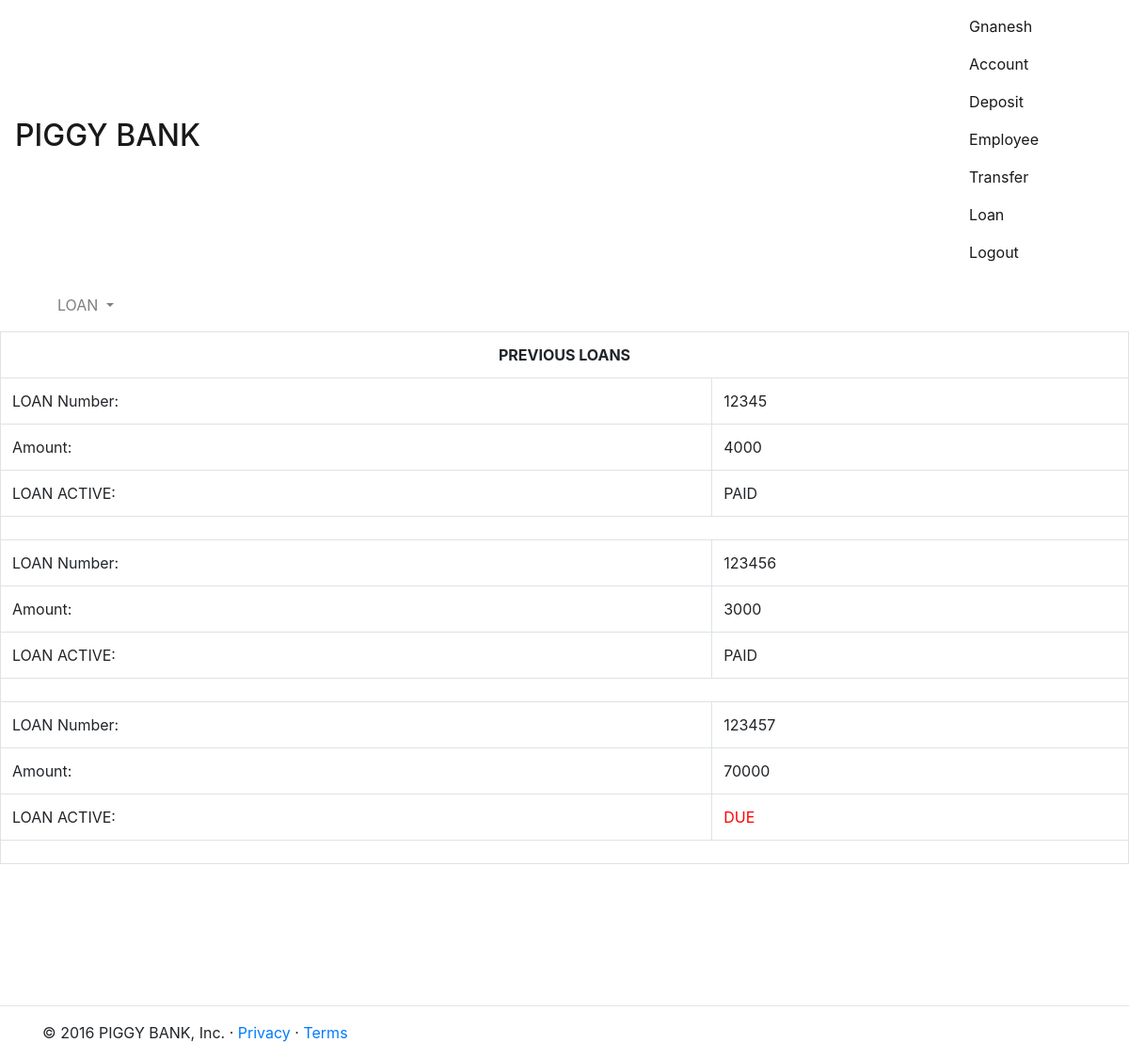
The page /loan.php?loan_task=prev (signed in) on the database its author committed.
### tables this page shows
CREATE TABLE `loan` (
  `loan_number` int(11) NOT NULL AUTO_INCREMENT,
  `customer_id` int(11) DEFAULT NULL,
  `amount` int(11) NOT NULL,
  `account_number` int(11) DEFAULT NULL,
  `loan_active` int(1) DEFAULT '0',
  PRIMARY KEY (`loan_number`)
);

### usr_funcs.php (the view, shortened to what this page needs)
<?php
function do_header($title){
    ?>
  <!DOCTYPE html>
  <html>
  <head>
    <link rel="stylesheet" href="https://maxcdn.bootstrapcdn.com/bootstrap/4.0.0-alpha.5/css/bootstrap.min.css">
  </head>
  <body>
    <?php
}
    ?>
        <?php
function do_footer(){
    ?>
          <hr class='temp2'>
          <div class="container marketing">
            <footer>
              <p>&copy; 2016 PIGGY BANK, Inc. &middot; <a href="#">Privacy</a> &middot; <a href="#">Terms</a></p>
            </footer>
          </div>
  </body>
  </html>
  <?php
}
    ?>
    <?php
function do_menu($user){
    ?>
      <nav class="navbar navbar-light bg-faded">
        <div class="navbar-header"> <span class="sr-only">Toggle navigation</span> <span class="icon-bar"></span> <span class="icon-bar"></span> <span class="icon-bar"></span>
          <a class="navbar-brand" href="main.php">
            <h2>PIGGY BANK</h2> </a>
        </div>
        <div style="float:right;padding-right:80px;">
          <div class="nav navbar-nav"> <span class="nav-item nav-link active">
                            <?php echo ucfirst($user); ?>
                        </span> <a class="nav-item nav-link active" href="account.php">Account</a> <a class='nav-item nav-link active' href='deposit.php'>Deposit</a> <a class="nav-item nav-link active" href="employee.php">Employee</a>
              <?php
                        if($_SESSION['user_type']!='employee'){
                            ?><a class="nav-item nav-link active" href="transfer.php">Transfer</a><a class="nav-item nav-link active" href="loan.php">Loan</a>
                <?php
                        }
            ?> <a class="nav-item nav-link active" href="logout.php">Logout</a> </div>
        </div>
      </nav>
      <?php
}
    ?>
            <?php
function do_loan_menu(){
    ?>
              <div class='container'>
                <nav class="navbar navbar-light bg-faded">
                  <ul class="nav navbar-nav">
                    <li class="nav-item dropdown"> <a class="nav-link dropdown-toggle" href="http://example.com" id="navbarDropdownMenuLink" data-toggle="dropdown" aria-haspopup="true" aria-expanded="false">
        LOAN
      </a>
                    </li>
                  </ul>
                </nav>
              </div>
              <?php
}
    ?>
                  <?php
function loan_prev(){
  global $mysqli;
  ?>
                    <table class='table table-bordered'>
                      <tr>
                        <th colspan='2' class='table-inverse'>
                          <center>PREVIOUS LOANS</center>
                        </th>
                      </tr>
                      <?php
  try{
    $sql="SELECT * FROM loan where account_number=".$_SESSION['valid_user_account_number'];
    if($result=$mysqli->query($sql)){
      if($result->num_rows>0){
        while($row=$result->fetch_array()){
                    ?>
                        <tr>
                          <td>LOAN Number: </td>
                          <td>
                            <?php echo $row[0]; ?>
                          </td>
                        </tr>
                        <tr>
                          <td>Amount: </td>
                          <td>
                            <?php echo $row[2]; ?>
                          </td>
                        </tr>
                        <tr>
                          <td>LOAN ACTIVE: </td>
                          <td>
                            <?php if($row[4]==0){echo "PAID";}else{echo "<span style='color:red;'>DUE</span>";}?> </td>
                        </tr>
                        <tr>
                          <td colspan='2'></td>
                        </tr>
                        <?php
                }
      }else{
        throw new Exception("No Loans Yet");
      }
    }else{
      throw new Exception ("Can't Execute Query");
    }
  }catch(Exception $e){
    do_exp_content($e->getMessage());
  }
  echo "</table>";
}
    ?>

### usr_funcs.php (style rules this page uses)
.temp1, .temp2 { margin-top: 150px; }

### rows shown on the page
loan: loan_number "12345", amount "4000", loan_active "PAID"
loan: loan_number "123456", amount "3000", loan_active "PAID"
loan: loan_number "123457", amount "70000", loan_active "DUE"

### other values the page prints
$user "Gnanesh"
